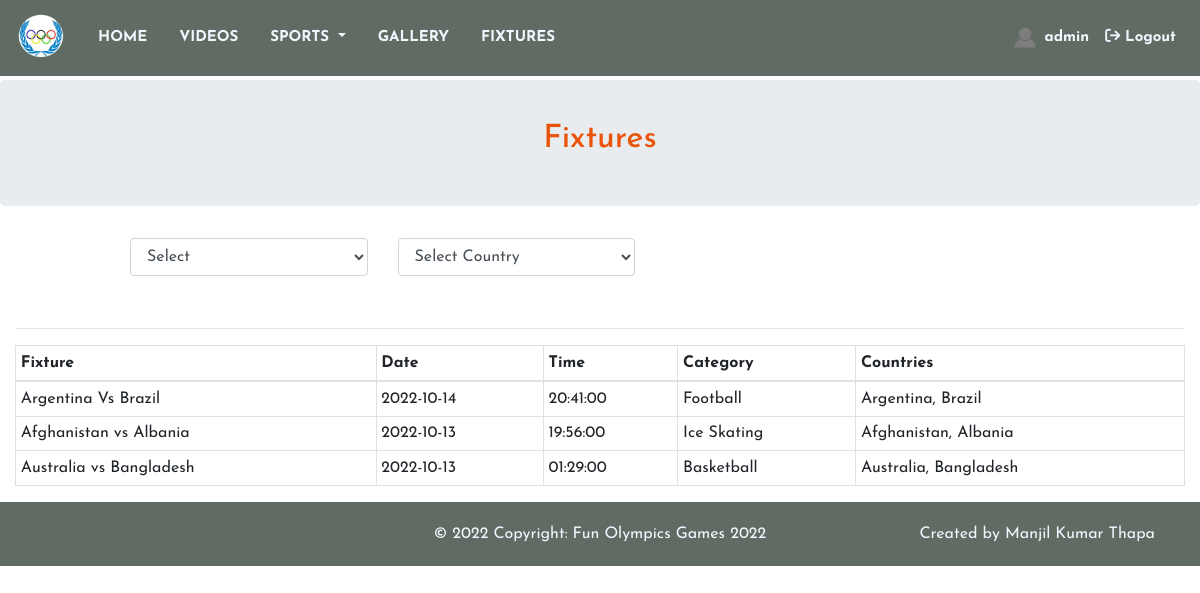
The page /fixtures.php (signed in) on the database its author committed.
### tables this page shows
CREATE TABLE `users` (
  `id` int(11) NOT NULL,
  `fullname` varchar(255) NOT NULL,
  `phone` bigint(20) NOT NULL,
  `nationality` varchar(255) NOT NULL,
  `email` varchar(255) NOT NULL,
  `profile_image` varchar(255) NOT NULL,
  `username` varchar(255) NOT NULL,
  `password` varchar(255) NOT NULL,
  `status` int(11) NOT NULL,
  `registered_date` date NOT NULL,
  `is_admin` int(11) NOT NULL
);

CREATE TABLE `fixtures` (
  `fid` int(255) NOT NULL,
  `fixture_date` date NOT NULL,
  `fixture_title` varchar(255) NOT NULL,
  `fixture_time` time NOT NULL,
  `fixture_category` varchar(255) NOT NULL,
  `fixture_countries` varchar(255) NOT NULL
);

### fixtures.php (the view, shortened to what this page needs)
<?php include "header.php" ?>
<div class="row jumbotron justify-content-center" style="margin-top:80px; color:#ea540a; padding:40px 0">
    <h2>Fixtures</h2>
</div>
<?php include "category_filter.php" ?>
<?php
echo"<div class='row'>
        <div class='col'>
            <div class='table-responsive'>
                <table class='table table-bordered table-sm'>
                    <hr>
                    <thead>
                        <tr>
                            <th>Fixture</th>
                            <th>Date</th>
                            <th>Time</th>
                            <th>Category</th>
                            <th>Countries</th>
                        </tr>
                    </thead>
                    <tbody>";
                    $query = "SELECT * FROM fixtures";
                    $select_fixtures = mysqli_query($connection, $query);
                    while($row = mysqli_fetch_assoc($select_fixtures)) {
                        $fixture_title     = $row['fixture_title'];
                        $fixture_date     = $row['fixture_date'];
                        $fixture_time     = $row['fixture_time'];
                        $fixture_category     = $row['fixture_category'];
                        $fixture_countries     = $row['fixture_countries'];
                        echo "<tr>
                                <td>$fixture_title</td>
                                <td>$fixture_date </td>
                                <td>$fixture_time</td>
                                <td>$fixture_category </td>
                                <td>$fixture_countries</td>
                            </tr>";
                    }
                    echo "</tbody>
                    </table>
                </div>
            </div>
        </div>";
     ?>
<?php include "footer.php" ?>

### header.php (shortened to what this page needs)
<?php include "functions.php" ?>
<?php
$username = $_SESSION['username'];
?>
<!DOCTYPE html>
<html lang="en">
<head>
    <link rel="stylesheet" href="https://stackpath.bootstrapcdn.com/bootstrap/4.5.0/css/bootstrap.min.css">
    <link rel="stylesheet" href="https://maxcdn.bootstrapcdn.com/font-awesome/4.7.0/css/font-awesome.min.css">
    <link rel="stylesheet" href="css/index.css">
</head>
<body>
    <nav class="navbar navbar-expand-lg fixed-top navbar-light">
        <a class="navbar-brand" href="<?php if(!isset($_GET['notlogged'])){echo 'home.php';} else{echo 'index.php';}?>">
        <img src="images/ol.png" height="50" width="50" alt=""></a>
        <div class="collapse navbar-collapse" id="navbarNavDropdown">
            <ul class="navbar-nav mr-auto">
                <li class="nav-item active">
                    <a class="nav-link" href="<?php if(!isset($_GET['notlogged'])){echo 'home.php';} else{echo 'index.php';}?>">HOME</a>
                </li>
                <?php if(!isset($_GET['notlogged'])){ ?>
                <li class="nav-item">
                    <a class="nav-link" href="video_archive.php">VIDEOS</a>
                </li>
                <li class="nav-item dropdown">
                    <a class="nav-link dropdown-toggle" href="#" id="navbarDropdownMenuLink" data-toggle="dropdown"
                        aria-haspopup="true" aria-expanded="false">
                        SPORTS
                    </a>
                </li>
                <?php } ?>
                <li class="nav-item ">
                    <a class="nav-link" href="gallery.php">GALLERY</a>
                </li>
                <li class="nav-item">
                    <a class="nav-link" href="fixtures.php">FIXTURES</a>
                </li>
            </ul>
            <?php if(!isset($_GET['notlogged'])){ ?>
            <ul class="navbar-nav ">
                <li class="nav-item">
                    <a class="nav-link" href="profile.php">
                        <?php
                            $query = "SELECT * FROM users WHERE username = '$username'";
                            $select_user = mysqli_query($connection, $query);
                            while($row = mysqli_fetch_assoc($select_user)) {
                                $profile_image = $row['profile_image'];
                            ?>
                        <img src="images/<?php echo $profile_image ?>" height="30" width="30" alt=""
                            style="border-radius:50%">
                        <?php echo $username?>
                        <?php } ?>
                    </a>
                </li>
                <li class="nav-item">
                    <a class="nav-link logout" href="logout.php"><i
                            class="fa-solid fa-arrow-right-from-bracket"></i>&nbsp;Logout</a>
                </li>
            </ul>
            <?php } ?>
        </div>
    </nav>
    <div class="container-fluid">

### css/index.css (style rules this page uses)
body { font-family: 'Josefin Sans', sans-serif; box-sizing: border-box; margin: 0; padding: 0; position: relative; }
.mr-auto .nav-item { margin:0 8px !important; }
.navbar { background: #606b64; width:100%; font-size: 15px; font-weight: bold; height: max-content; }
.nav-link { color:aliceblue !important; }
.navbar-nav { align-items:center !important; }

### footer.php (style rules this page uses)
body { z-index:1 !important; }

### rows shown on the page
users: profile_image (placeholder picture)
fixtures: fixture_title "Argentina Vs Brazil", fixture_date "2022-10-14", fixture_time "20:41:00", fixture_category "Football", fixture_countries "Argentina, Brazil"
fixtures: fixture_title "Afghanistan vs Albania", fixture_date "2022-10-13", fixture_time "19:56:00", fixture_category "Ice Skating", fixture_countries "Afghanistan, Albania"
fixtures: fixture_title "Australia vs Bangladesh", fixture_date "2022-10-13", fixture_time "01:29:00", fixture_category "Basketball", fixture_countries "Australia, Bangladesh"
